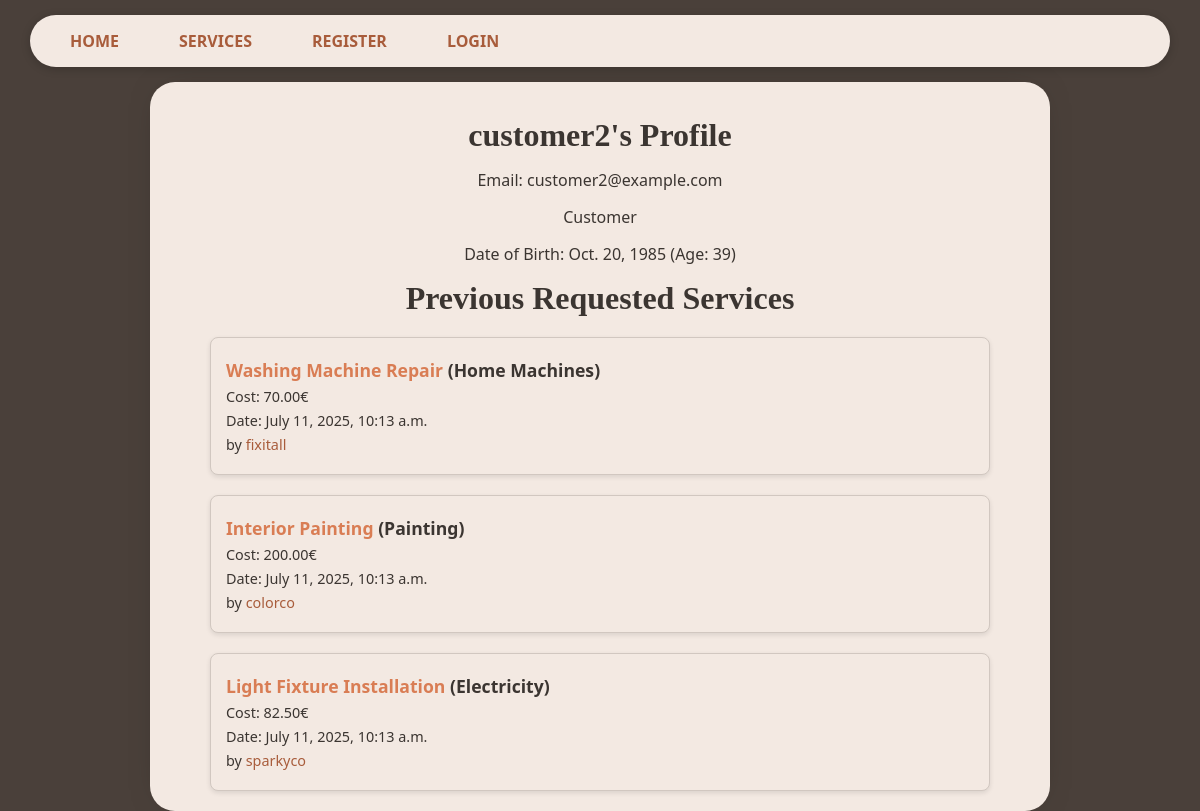
The page /customer/customer2 on the database its author committed.
### users/models.py (models this page shows, shortened)
class User(AbstractUser):
    is_company = models.BooleanField(default=False)
    is_customer = models.BooleanField(default=False)
    email = models.CharField(max_length=100, unique=True)

class Customer(models.Model):
    user = models.OneToOneField(
        User, on_delete=models.CASCADE, primary_key=True)
    date_of_birth = models.DateField(null=True, blank=True)

class Company(models.Model):
    user = models.OneToOneField(
        User, on_delete=models.CASCADE, primary_key=True)
    field = models.CharField(max_length=70, choices=(('Air Conditioner', 'Air Conditioner'),
                                                     ('All in One', 'All in One'),
                                                     ('Carpentry', 'Carpentry'),
                                                     ('Electricity',
                                                      'Electricity'),
                                                     ('Gardening', 'Gardening'),
                                                     ('Home Machines',
                                                      'Home Machines'),
                                                     ('House Keeping',
                                                      'House Keeping'),
                                                     ('Interior Design',
                                                      'Interior Design'),
                                                     ('Locks', 'Locks'),
                                                     ('Painting', 'Painting'),
                                                     ('Plumbing', 'Plumbing'),
                                                     ('Water Heaters', 'Water Heaters')), blank=False, null=False)
    rating = models.IntegerField(
        validators=[MaxValueValidator(5), MinValueValidator(0)], default=0)

### services/models.py (models this page shows, shortened)
class ServiceRequest(models.Model):
    customer = models.ForeignKey(Customer, on_delete=models.CASCADE)
    service = models.ForeignKey(Service, on_delete=models.CASCADE)
    address = models.CharField(max_length=200)
    service_time = models.DecimalField(decimal_places=2, max_digits=5)
    request_date = models.DateTimeField(auto_now_add=True)
    @property
    def cost(self):
        return self.service.price_hour * self.service_time

class Service(models.Model):
    company = models.ForeignKey(Company, on_delete=models.CASCADE)
    name = models.CharField(max_length=40)
    description = models.TextField()
    price_hour = models.DecimalField(decimal_places=2, max_digits=100)
    rating = models.IntegerField(validators=[MinValueValidator(
        0), MaxValueValidator(5)], default=0)
    choices = (
        ('Air Conditioner', 'Air Conditioner'),
        ('Carpentry', 'Carpentry'),
        ('Electricity', 'Electricity'),
        ('Gardening', 'Gardening'),
        ('Home Machines', 'Home Machines'),
        ('House Keeping', 'House Keeping'),
        ('Interior Design', 'Interior Design'),
        ('Locks', 'Locks'),
        ('Painting', 'Painting'),
        ('Plumbing', 'Plumbing'),
        ('Water Heaters', 'Water Heaters'),
    )
    field = models.CharField(max_length=30, blank=False,
                             null=False, choices=choices)
    date = models.DateTimeField(auto_now=True, null=False)

### users/views.py (the view)
# urls.py: path('customer/<slug:name>', user_views.customer_profile, name='customer_profile'),
def customer_profile(request, name):
    user = User.objects.get(username=name)
    customer = Customer.objects.get(user=user)
    today = date.today()
    age = today.year - customer.date_of_birth.year - ((today.month, today.day) < (customer.date_of_birth.month, customer.date_of_birth.day))
    requested_services = ServiceRequest.objects.filter(customer=customer).order_by("-request_date")
    return render(request, 'users/profile.html', {'user': user, 'customer': customer, 'requested_services': requested_services, 'user_age': age})

### users/templates/users/profile.html (shortened to what this page needs)
{% extends 'main/base.html' %}
{% block content %}
    <p class="title">{{ user.username }}'s Profile</p>
    <p>Email: {{ user.email }}</p>
    {% if user.is_customer %}
        <p>Customer</p>
        <p>Date of Birth: {{ customer.date_of_birth }} (Age: {{ user_age }})</p>
        <p class="title">Previous Requested Services</p>
        <div class="requested-services-grid">
        {% for service_request in requested_services %}
            <div class="service-request-item">
                <p class="service-request-name"><a href="/services/{{service_request.service.id}}">{{service_request.service.name}}</a> ({{service_request.service.field}})</p>
                <p class="service-request-cost">Cost: {{service_request.cost|floatformat:2}}€</p>
                <p class="service-request-date">Date: {{ service_request.request_date }}</p>
                <p class="service-request-company">by <a href="/company/{{service_request.service.company.user.username}}">{{service_request.service.company.user.username}}</a></p>
            </div>
        {% endfor %}
        </div>
    {% endif %}
{% endblock %}

### static/css/style.css (style rules this page uses)
:root { --primary-color: #4a403a; --secondary-color: #f3e9e2; --accent-color: #d97d54; --accent-color-dark: #a85c3b; --text-color-light: #f3e9e2; --text-color-dark: #3b3531; --error-color: #c94a4a; --border-color: #d1c7c0; --font-family-sans-serif: system-ui, -apple-system, BlinkMacSystemFont, "Segoe UI", Roboto, "Helvetica Neue", Arial, sans-serif; --font-family-serif: Iowan Old Style, "Apple Garamond", Baskerville, "Times New Roman", "Droid Serif", Times, "Source Serif Pro", serif; --font-size-base: 1rem; --font-size-lg: 1.25rem; --font-size-xl: 1.5rem; --font-size-xxl: 2rem; --font-weight-normal: 400; --font-weight-bold: 700; }
body { background: var(--primary-color); font-family: var(--font-family-sans-serif); padding: 0; margin: 0; color: var(--text-color-light); }
a { color: var(--accent-color); text-decoration: none; transition: color 0.2s; }
.content p { text-align: center; margin: 15px 0; }
.title { text-align: center; font-family: var(--font-family-serif); font-size: var(--font-size-xxl); font-weight: var(--font-weight-bold); text-decoration-color: var(--accent-color-dark); }
.requested-services-grid { display: grid; grid-template-columns: 1fr; gap: 20px; margin-top: 20px; }
.service-request-item { border: 1px solid var(--border-color); border-radius: 8px; padding: 15px; background-color: var(--secondary-color); box-shadow: 0 2px 5px rgba(0, 0, 0, 0.1); }
.service-request-item p { text-align: left; margin: 5px 0; }
.service-request-name { font-weight: bold; font-size: 1.1em; }
.service-request-cost, .service-request-date, .service-request-company { font-size: 0.9em; color: var(--text-color-dark); }
.service-request-company a { color: var(--accent-color-dark); }

### rows shown on the page
User: username "customer2", email "customer2@example.com"
Customer: date_of_birth "Oct. 20, 1985"
ServiceRequest: service.name "Washing Machine Repair", service.field "Home Machines", cost "70.00", request_date "July 11, 2025, 10:13 a.m.", service.company.user.username "fixitall"
ServiceRequest: service.name "Interior Painting", service.field "Painting", cost "200.00", request_date "July 11, 2025, 10:13 a.m.", service.company.user.username "colorco"
ServiceRequest: service.name "Light Fixture Installation", service.field "Electricity", cost "82.50", request_date "July 11, 2025, 10:13 a.m.", service.company.user.username "sparkyco"
